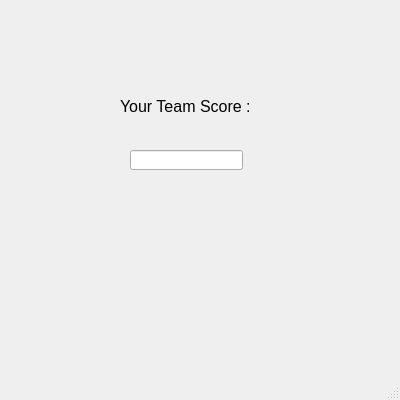
<?xml version="1.0" encoding="UTF-8"?>
<ui version="4.0">
 <class>MainWindow</class>
 <widget class="QMainWindow" name="MainWindow">
  <property name="geometry">
   <rect>
    <x>0</x>
    <y>0</y>
    <width>400</width>
    <height>400</height>
   </rect>
  </property>
  <property name="windowTitle">
   <string>MainWindow</string>
  </property>
  <widget class="QWidget" name="centralwidget">
   <widget class="QLineEdit" name="score_box">
    <property name="geometry">
     <rect>
      <x>130</x>
      <y>150</y>
      <width>113</width>
      <height>20</height>
     </rect>
    </property>
   </widget>
   <widget class="QLabel" name="score_text">
    <property name="geometry">
     <rect>
      <x>120</x>
      <y>100</y>
      <width>150</width>
      <height>13</height>
     </rect>
    </property>
    <property name="font">
     <font>
      <pointsize>12</pointsize>
     </font>
    </property>
    <property name="text">
     <string>Your Team Score : </string>
    </property>
   </widget>
  </widget>
  <widget class="QMenuBar" name="menubar">
   <property name="geometry">
    <rect>
     <x>0</x>
     <y>0</y>
     <width>400</width>
     <height>21</height>
    </rect>
   </property>
  </widget>
  <widget class="QStatusBar" name="statusbar"/>
 </widget>
 <resources/>
 <connections/>
</ui>
